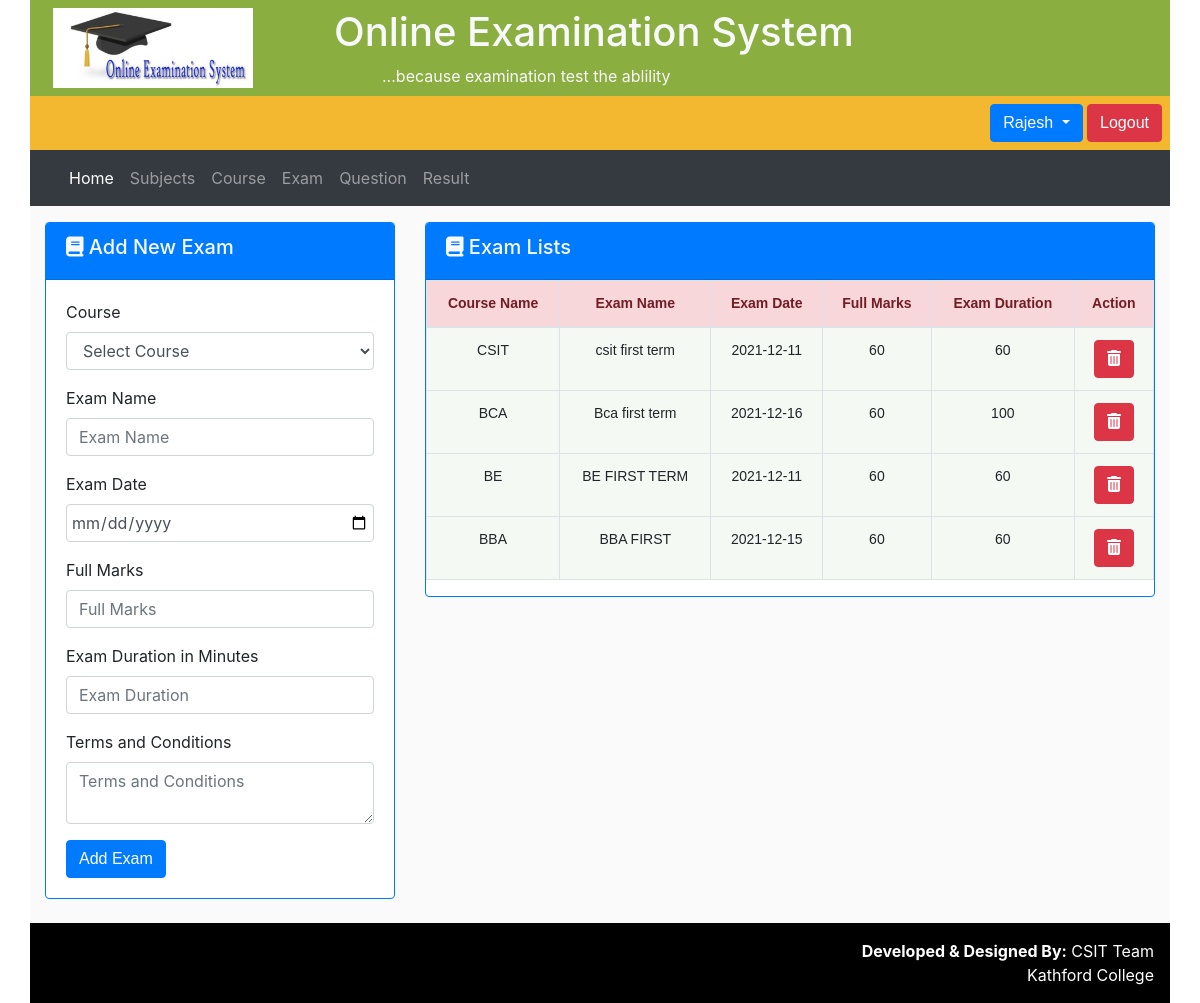
The app's page /admin/exam.php (signed in) with its own data.
### tables this page shows
CREATE TABLE `exam` (
  `id` int(11) NOT NULL,
  `course_id` int(11) NOT NULL,
  `name` varchar(50) NOT NULL,
  `exam_date` date NOT NULL,
  `full_marks` int(50) NOT NULL,
  `exam_duration` int(50) NOT NULL,
  `terms_n_conditions` text NOT NULL,
  `created_at` date NOT NULL DEFAULT current_timestamp(),
  `updated_at` date NOT NULL DEFAULT current_timestamp()
);

CREATE TABLE `course` (
  `id` int(11) NOT NULL,
  `name` varchar(100) NOT NULL,
  `is_active` int(11) NOT NULL,
  `created_at` date NOT NULL DEFAULT current_timestamp(),
  `updated_at` date NOT NULL DEFAULT current_timestamp()
);

### admin/exam.php (the view, shortened to what this page needs)
<?php
      include_once '../dbconn.php';
      $fetchexam = mysqli_query($conn, "SELECT * FROM exam");
 ?>
 <?php include 'include/header.php'; ?>
        <div class="row py-3" style="background: #fafafa;">
          <div class="container">
            <div class="row">
              <div class="col-lg-4 col-md-4 col-sm-12 col-12 mb-2">
                <div class="card border border-primary">
                  <div class="card-block">
                   <div class="card-header bg-primary text-light">
                    <h5><i class="fa fa-book"></i> Add New Exam</h5>
                  </div>
                  <div class="card-body">
                    <form method="post" action="exam.php">
                      <div class="form-group">
                        <label>Course</label>
                        <select class="form-control" name="course" required="">
                         <option value="">Select Course</option>
                       </select>
                      </div>
                      <div class="form-group">
                        <label>Exam Name</label>
                        <input type="text" class="form-control" placeholder="Exam Name" required=""  name="exam_name">
                      </div>
                      <div class="form-group">
                        <label>Exam Date</label>
                        <input type="date" class="form-control datepicker" placeholder="Exam Date" required=""  name="exam_date">
                      </div>
                      <div class="form-group">
                        <label>Full Marks</label>
                        <input type="text" class="form-control" placeholder="Full Marks" required=""  name="full_marks">
                      </div>
                      <div class="form-group">
                        <label>Exam Duration in Minutes</label>
                        <input type="text" class="form-control" placeholder="Exam Duration" required=""  name="exam_duration">
                      </div>
                      <div class="form-group">
                        <label>Terms and Conditions</label>
                        <textarea class="form-control" name="terms" placeholder="Terms and Conditions" ></textarea>
                      </div>
                      <button type="submit" class="btn btn-primary" name="submit"> Add Exam</button>
                    </form>
                  </div>
                  </div>
                </div>
              </div>
              <div class="col-lg-8 col-md-8 col-sm-12 col-12">
                <div class="card border border-primary">
                  <div class="card-block">
                   <div class="card-header bg-primary text-light">
                      <h5><i class="fa fa-book"></i> Exam Lists</h5>
                    </div>
                  <div class="table-responsive">
                    <table class="table table-bordered table-stripped" style="font-size: 14px;">
                      <thead class="alert-danger">
                        <th>Course Name</th>
                        <th>Exam Name</th>
                        <th>Exam Date</th>
                        <th>Full Marks</th>
                        <th>Exam Duration</th>
                        <th>Action</th>
                      </thead>
                      <tbody>
                        <?php if(!empty($fetchexam)){ ?>
                        <?php while($row = mysqli_fetch_array($fetchexam)){ ?>
                          <?php
                          $course_id = $row['course_id'];
                          $fetchcourse = mysqli_query($conn, "SELECT name FROM course WHERE id = '$course_id'");
                          $coursename = mysqli_fetch_array($fetchcourse);
                          ?>
                          <tr>
                            <td><?php echo $coursename['name']; ?></td>
                            <td><?php echo $row['name']; ?></td>
                            <td><?php echo $row['exam_date']; ?></td>
                            <td><?php echo $row['full_marks']; ?></td>
                            <td><?php echo $row['exam_duration']; ?></td>
                            <td>
                              <a href="exam.php?del_id=<?php echo $row['id']; ?>" class="btn btn-danger" onclick="return confirm('Are you sure you want to delete this record')"><i class="fa fa-trash"></i></a>
                            </td>
                          </tr>
                          <?php } ?>
                        <?php } ?>
                        </tbody>
                      </table>
                    </div>
                  </div>
                </div>
              </div>
            </div>
          </div>
        </div>
        <?php include 'include/footer.php'; ?>

### admin/include/header.php (shortened to what this page needs)
<!DOCTYPE html>
<html>
  <head>
    <link rel="stylesheet" type="text/css" href="../css/oes.css"/>
    <link rel="stylesheet" type="text/css" href="../css/style.css"/>
    <link rel="stylesheet" type="text/css" href="../css/bootstrap-min.css"/>
    <link rel="stylesheet" type="text/css" href="../css/bootstrap-datepicker.min.css"/>
    <link rel="stylesheet" type="text/css" href="../font-awesome/css/font-awesome.min.css"/>
  </head>
    <body>
      <div class="container">
        <div class="row p-2 top-header">
          <div class="col-sm-3">
            <img src="../images/raj.png "style="width:200px">
          </div>
          <div class="col-sm-9 text-light">
            <h1>Online Examination System</h1>
            <span class="pl-5">...because  examination  test the ablility</span>
          </div>
        </div>
        <div class="row middle-header">
          <div class="col-sm-12 p-2 text-right">
              <div class="btn-group">
                <button type="button" class="btn btn-primary dropdown-toggle" data-toggle="dropdown" aria-haspopup="true" aria-expanded="false">
                  <?php echo $_SESSION['username']; ?>
                </button>
              </div>
            <a href="logout.php" class="btn btn-danger">Logout</a>
          </div>
        </div>
        <div class="row bg-dark">
          <div class="col-sm-12">
            <nav class="navbar navbar-dark bg-dark navbar-expand-lg">
              <div class="collapse navbar-collapse" id="navbarText">
                <ul class="navbar-nav mr-auto">
                  <li class="nav-item active">
                    <a class="nav-link" href="index.php">Home <span class="sr-only">(current)</span></a>
                  </li>
                  <li class="nav-item">
                    <a class="nav-link" href="subjects.php">Subjects</a>
                  </li>
                  <li class="nav-item">
                    <a class="nav-link" href="course.php">Course</a>
                  </li>
                  <li class="nav-item">
                    <a class="nav-link" href="exam.php">Exam</a>
                  </li>
                  <li class="nav-item">
                    <a class="nav-link" href="question.php">Question</a>
                  </li>
                  <li class="nav-item">
                    <a class="nav-link" href="result.php">Result</a>
                  </li>
                </ul>
              </div>
            </nav>
          </div>
        </div>

### admin/include/footer.php (shortened to what this page needs)
<div class="row" style="background: black;" >
          <div class="col-sm-12 p-3 text-right" style="color:white">
            <strong>Developed &amp; Designed By:</strong> CSIT Team<br>
           Kathford College
          </div>
        </div>
      </div>
  </body>
</html>

### css/oes.css (style rules this page uses)
* { margin: 0; padding: 0; }
body { background:url(../images/img02.png) repeat; }
table { border:0; background:#f5f9f4; font-family:verdana,sans-serif; font-size:1.1em; margin-left:auto; margin-right:auto; text-align:center; }
.btn { text-decoration:none; text-align:center; color:#ffffff; font-family:verdana,sans-serif; font-size:1.3em; font-weight:bold; padding:4px 4px 4px 4px; border-color:#ffffff; border-width:5px; border-style:solid; margin-bottom:0; }

### css/style.css (style rules this page uses)
.top-header { background: #8aae3f; }
.middle-header { background: #f4b730; }

### records on screen
exam: course.name "CSIT", name "csit first term", exam_date "2021-12-11", full_marks "60", exam_duration "60"
exam: course.name "BCA", name "Bca first term", exam_date "2021-12-16", full_marks "60", exam_duration "100"
exam: course.name "BE", name "BE FIRST TERM", exam_date "2021-12-11", full_marks "60", exam_duration "60"
exam: course.name "BBA", name "BBA FIRST", exam_date "2021-12-15", full_marks "60", exam_duration "60"

### other values on screen
$_SESSION['username'] "Rajesh"
